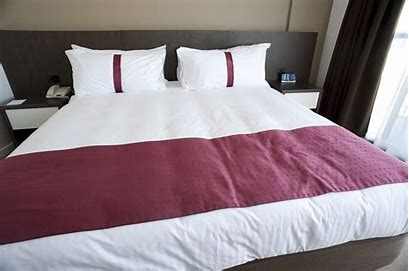
#> input picture bedinpaint.PNG, 409 x 271 px, found by its file name; its folder holds 3 pictures in this run
$ python func.py
#> lines starting #> are read from the running program, lines starting #| are printed output that depends on the picture
from PIL import Image


def resolveImage(image_path):
    img = resizeImage(image_path)
    img = convertImage(img)
    img.save(f"{image_path}_converted.png")


def convertImage(image):
    grayscale_image = image.convert("RGBA")
    # grayscale_image.show()
    return grayscale_image


def resizeImage(image_path,w,h):
#> called with image_path = 'bedinpaint.png', w = 1024, h = 1024
    image = Image.open(image_path)
#> image is the input picture: PIL image 409x271 RGB; mean R, G, B 144.4, 128.8, 134.7
    resized_image = image.resize((w,h))
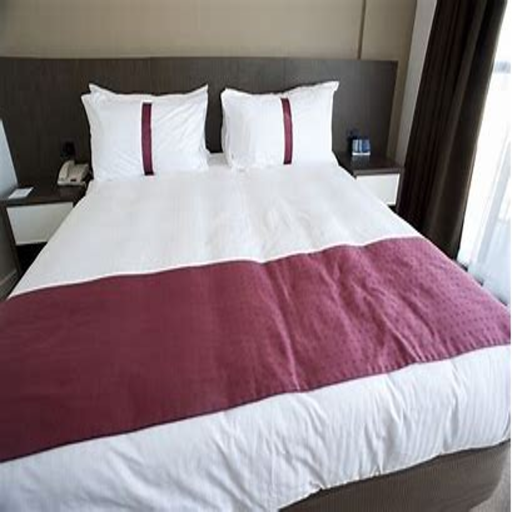
#> resized_image: PIL image 1024x1024 RGB (shown at 1/2 size); mean R, G, B 144.4, 128.8, 134.7
    return resized_image


def resolveImage(image_path):
    img = resizeImage(image_path,1024,1024)
    value = convertImage(img)
    value.save(f"{image_path}_converted.png")


resolveImage("bedinpaint.png")
# It dey job
